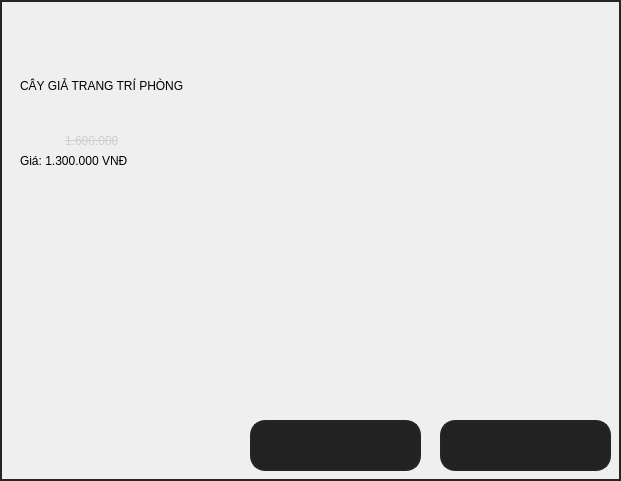
           <widget class="QWidget" name="widget_17" native="true">
            <property name="geometry">
             <rect>
              <x>570</x>
              <y>0</y>
              <width>621</width>
              <height>481</height>
             </rect>
            </property>
            <property name="styleSheet">
             <string notr="true">border: 2px solid rgb(37, 37, 37);
color: black;
font: 75 16pt &quot;MS Shell Dlg 2&quot;;</string>
            </property>
            <widget class="QLabel" name="label_17">
             <property name="geometry">
              <rect>
               <x>20</x>
               <y>30</y>
               <width>441</width>
               <height>111</height>
              </rect>
             </property>
             <property name="styleSheet">
              <string notr="true">border: 0;
background-color: 0</string>
             </property>
             <property name="text">
              <string>CÂY GIẢ TRANG TRÍ PHÒNG </string>
             </property>
            </widget>
            <widget class="QLabel" name="label_18">
             <property name="geometry">
              <rect>
               <x>20</x>
               <y>150</y>
               <width>441</width>
               <height>21</height>
              </rect>
             </property>
             <property name="styleSheet">
              <string notr="true">border: 0;
background-color: 0</string>
             </property>
             <property name="text">
              <string>Giá: 1.300.000 VNĐ</string>
             </property>
            </widget>
            <widget class="QLabel" name="label_19">
             <property name="geometry">
              <rect>
               <x>65</x>
               <y>130</y>
               <width>161</width>
               <height>21</height>
              </rect>
             </property>
             <property name="styleSheet">
              <string notr="true">border: 0;
background-color: 0;
text-decoration: line-through;
font: 75 12pt &quot;MS Shell Dlg 2&quot;;
color: rgb(206, 206, 206);</string>
             </property>
             <property name="text">
              <string>1.600.000</string>
             </property>
            </widget>
            <widget class="QPushButton" name="bt_addc">
             <property name="geometry">
              <rect>
               <x>250</x>
               <y>420</y>
               <width>171</width>
               <height>51</height>
              </rect>
             </property>
             <property name="styleSheet">
              <string notr="true">background-color: rgb(34, 34, 34);
border-radius: 15px</string>
             </property>
             <property name="text">
              <string/>
             </property>
             <property name="icon">
              <iconset>
               <normaloff>But_img/add.png</normaloff>But_img/add.png</iconset>
             </property>
             <property name="iconSize">
              <size>
               <width>400</width>
               <height>400</height>
              </size>
             </property>
            </widget>
            <widget class="QPushButton" name="bt_buyc">
             <property name="geometry">
              <rect>
               <x>440</x>
               <y>420</y>
               <width>171</width>
               <height>51</height>
              </rect>
             </property>
             <property name="styleSheet">
              <string notr="true">background-color: rgb(34, 34, 34);
border-radius: 15px</string>
             </property>
             <property name="text">
              <string/>
             </property>
             <property name="icon">
              <iconset>
               <normaloff>But_img/buy.png</normaloff>But_img/buy.png</iconset>
             </property>
             <property name="iconSize">
              <size>
               <width>400</width>
               <height>400</height>
              </size>
             </property>
            </widget>
           </widget>
